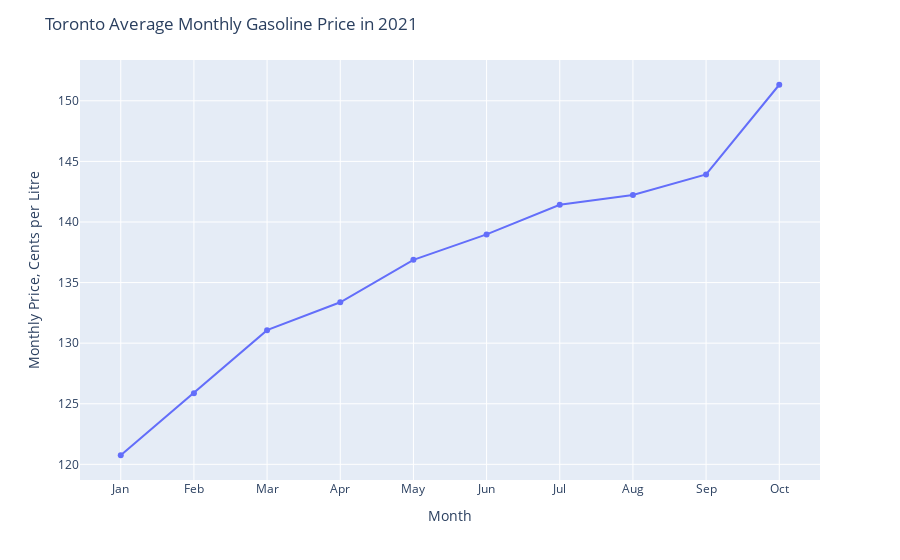

The notebook cell saved with this chart:
### Code cell
fig = px.line(group_month, x='Month', y='VALUE')
fig.update_traces(mode='markers+lines')
fig.update_layout(
    title= 'Toronto Average Monthly Gasoline Price in 2021',
    xaxis_title="Month",
    yaxis_title="Monthly Price, Cents per Litre"
)
fig.show()

### Figure 1 — Plotly figure (JSON) as saved in the notebook; plotly's stock layout.template omitted (floating-point values rounded to 4 significant figures)
{"data": [{"hovertemplate": "Month=%{x}<br>VALUE=%{y}<extra></extra>", "legendgroup": "", "line": {"color": "#636efa", "dash": "solid"}, "marker": {"symbol": "circle"}, "mode": "markers+lines", "name": "", "orientation": "v", "showlegend": false, "type": "scatter", "x": ["Jan", "Feb", "Mar", "Apr", "May", "Jun", "Jul", "Aug", "Sep", "Oct"], "xaxis": "x", "y": [120.8, 125.9, 131.1, 133.4, 136.9, 139.0, 141.4, 142.2, 143.9, 151.3], "yaxis": "y"}], "layout": {"legend": {"tracegroupgap": 0}, "margin": {"t": 60}, "title": {"text": "Toronto Average Monthly Gasoline Price in 2021"}, "xaxis": {"anchor": "y", "domain": [0, 1], "title": {"text": "Month"}}, "yaxis": {"anchor": "x", "domain": [0, 1], "title": {"text": "Monthly Price, Cents per Litre"}}}}
